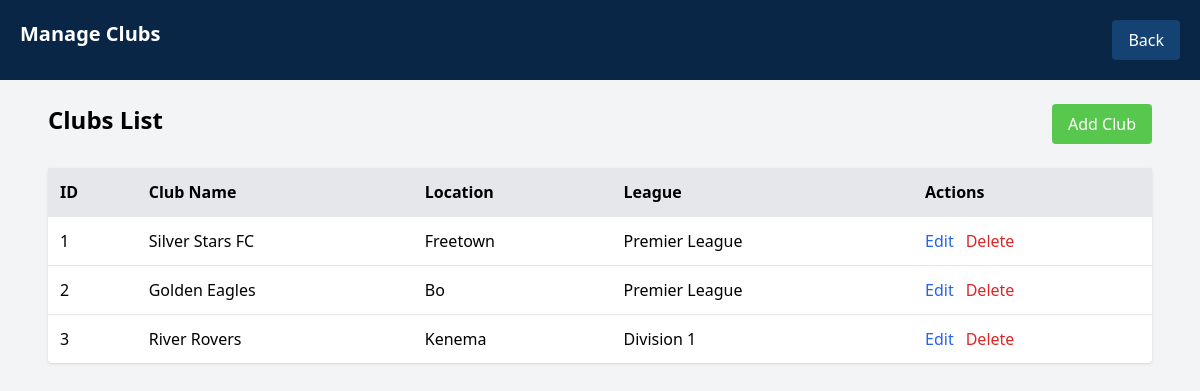
Screenshot of /admin/manage_club.php (signed in) with the database file from the repository.
### tables this page shows
CREATE TABLE `clubs` (
  `club_id` int(11) NOT NULL,
  `club_name` varchar(150) NOT NULL,
  `location` varchar(150) DEFAULT NULL,
  `league` varchar(100) DEFAULT NULL,
  `created_at` timestamp NOT NULL DEFAULT current_timestamp()
);

### admin/manage_club.php (the view, shortened to what this page needs)
<?php
include '../backend/config.php';
$clubs = $conn->query("SELECT * FROM clubs");
?>
<!DOCTYPE html>
<html>
<head>
    <script src="https://cdn.tailwindcss.com"></script>
</head>
<body class="bg-gray-100">
<header class="bg-navy text-white p-5 flex justify-between">
    <h1 class="text-xl font-bold">Manage Clubs</h1>
    <a href="dashboard.php" class="bg-softblue px-4 py-2 rounded">Back</a>
</header>
<main class="p-6 max-w-6xl mx-auto">
    <div class="flex justify-between mb-6">
        <h2 class="text-2xl font-semibold">Clubs List</h2>
        <a href="add_club.php" class="bg-lime px-4 py-2 rounded text-white">Add Club</a>
    </div>
    <table class="w-full bg-white shadow rounded">
        <tr class="bg-gray-200 text-left">
            <th class="p-3">ID</th>
            <th class="p-3">Club Name</th>
            <th class="p-3">Location</th>
            <th class="p-3">League</th>
            <th class="p-3">Actions</th>
        </tr>
        <?php while ($c = $clubs->fetch_assoc()): ?>
        <tr class="border-t">
            <td class="p-3"><?= $c['club_id'] ?></td>
            <td class="p-3"><?= $c['club_name'] ?></td>
            <td class="p-3"><?= $c['location'] ?></td>
            <td class="p-3"><?= $c['league'] ?></td>
            <td class="p-3 flex gap-3">
                <a href="edit_club.php?id=<?= $c['club_id'] ?>" class="text-blue-600">Edit</a>
                <a href="delete_club.php?id=<?= $c['club_id'] ?>" class="text-red-600" onclick="return confirm('Delete this club?')">Delete</a>
            </td>
        </tr>
        <?php endwhile; ?>
    </table>
</main>
</body>
</html>

### rows the page displays
clubs: club_id "1", club_name "Silver Stars FC", location "Freetown", league "Premier League"
clubs: club_id "2", club_name "Golden Eagles", location "Bo", league "Premier League"
clubs: club_id "3", club_name "River Rovers", location "Kenema", league "Division 1"
